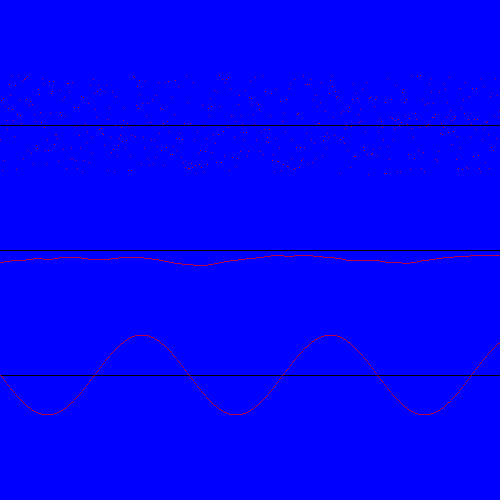
Frame 1 (no input)
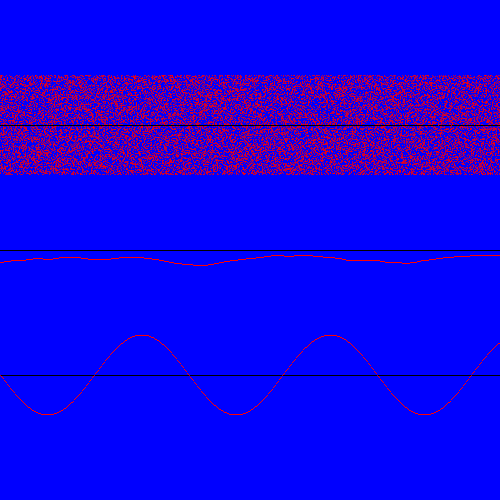
Frame 60 (the mouse pressed at the canvas centre just before this capture)
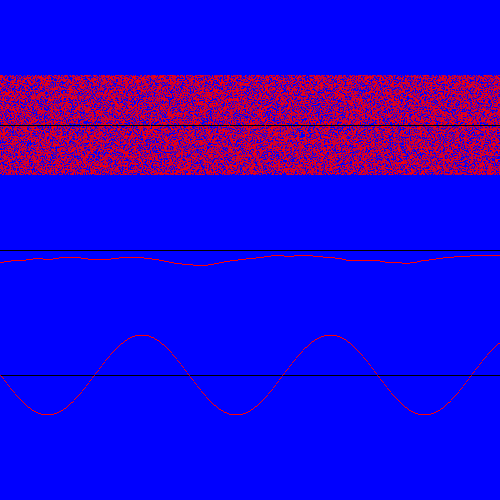
Frame 120 (the mouse held since frame 60 and released just before this capture)

The Processing sketch that drew these frames (run headless with seeded random() and noise(); from frame 60 on, the mouse is pressed at the canvas centre):

// Processing sketch: processing_158228
// ── processing_158228.pde

void setup(){
  size(500,500);
  smooth();
  background(0,0,255);
}

void draw(){
//reference lines
  stroke(0);
  line(0,height/4,width,height/4);
  line(0,height/2,width,height/2);
  line(0,height*3/4,width,height*3/4);
    
    stroke(255,0,0);
    float x = 0;
    while(x < width) {
      point(x,height/4+random(-50,50));             //random(-50,50); between -50 and 50
      point(x,height/2+20 * noise(x/100));          //noise(); noise between 0 and 1
      point(x,height*3/4 + 40 *sin(x/30));          // sin(); between -1 and 1 
      x++;
    }
  

}
